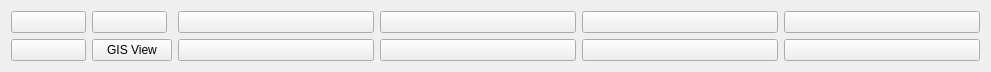
  <widget class="QWidget" name="layoutWidget">
   <property name="geometry">
    <rect>
     <x>20</x>
     <y>123</y>
     <width>991</width>
     <height>67</height>
    </rect>
   </property>
   <property name="locale">
    <locale language="English" country="UnitedKingdom"/>
   </property>
   <layout class="QGridLayout" name="gridLayout">
    <item row="0" column="7">
     <widget class="QPushButton" name="pushButton_save">
      <property name="font">
       <font>
        <pointsize>9</pointsize>
       </font>
      </property>
      <property name="toolTip">
       <string>Save</string>
      </property>
      <property name="locale">
       <locale language="English" country="UnitedKingdom"/>
      </property>
      <property name="text">
       <string/>
      </property>
      <property name="icon">
       <iconset resource="../../resources/resources.qrc">
        <normaloff>:/icons/b_save.png</normaloff>:/icons/b_save.png</iconset>
      </property>
      <property name="autoDefault">
       <bool>false</bool>
      </property>
     </widget>
    </item>
    <item row="0" column="6">
     <widget class="QPushButton" name="pushButton_new_rec">
      <property name="font">
       <font>
        <pointsize>9</pointsize>
       </font>
      </property>
      <property name="toolTip">
       <string>New record</string>
      </property>
      <property name="locale">
       <locale language="English" country="UnitedKingdom"/>
      </property>
      <property name="text">
       <string/>
      </property>
      <property name="icon">
       <iconset resource="../../resources/resources.qrc">
        <normaloff>:/icons/newrec.png</normaloff>:/icons/newrec.png</iconset>
      </property>
     </widget>
    </item>
    <item row="0" column="5">
     <widget class="QPushButton" name="pushButton_last_rec">
      <property name="toolTip">
       <string>Last rec</string>
      </property>
      <property name="locale">
       <locale language="English" country="UnitedKingdom"/>
      </property>
      <property name="text">
       <string/>
      </property>
      <property name="icon">
       <iconset resource="../../resources/resources.qrc">
        <normaloff>:/icons/7_rightArrows.png</normaloff>:/icons/7_rightArrows.png</iconset>
      </property>
     </widget>
    </item>
    <item row="1" column="5">
     <widget class="QPushButton" name="pushButton_search_go">
      <property name="font">
       <font>
        <pointsize>9</pointsize>
       </font>
      </property>
      <property name="toolTip">
       <string>search !!!</string>
      </property>
      <property name="locale">
       <locale language="English" country="UnitedKingdom"/>
      </property>
      <property name="text">
       <string/>
      </property>
      <property name="icon">
       <iconset resource="../../resources/resources.qrc">
        <normaloff>:/icons/search.png</normaloff>:/icons/search.png</iconset>
      </property>
     </widget>
    </item>
    <item row="1" column="6">
     <widget class="QPushButton" name="pushButton_sort">
      <property name="font">
       <font>
        <pointsize>9</pointsize>
       </font>
      </property>
      <property name="toolTip">
       <string>Order by</string>
      </property>
      <property name="locale">
       <locale language="English" country="UnitedKingdom"/>
      </property>
      <property name="text">
       <string/>
      </property>
      <property name="icon">
       <iconset resource="../../resources/resources.qrc">
        <normaloff>:/icons/sort.png</normaloff>:/icons/sort.png</iconset>
      </property>
     </widget>
    </item>
    <item row="1" column="7">
     <widget class="QPushButton" name="pushButton_view_all">
      <property name="font">
       <font>
        <pointsize>9</pointsize>
       </font>
      </property>
      <property name="toolTip">
       <string>View alls records</string>
      </property>
      <property name="locale">
       <locale language="English" country="UnitedKingdom"/>
      </property>
      <property name="text">
       <string/>
      </property>
      <property name="icon">
       <iconset resource="../../resources/resources.qrc">
        <normaloff>:/icons/view_all.png</normaloff>:/icons/view_all.png</iconset>
      </property>
     </widget>
    </item>
    <item row="1" column="4">
     <widget class="QPushButton" name="pushButton_new_search">
      <property name="font">
       <font>
        <pointsize>9</pointsize>
       </font>
      </property>
      <property name="toolTip">
       <string>new search</string>
      </property>
      <property name="locale">
       <locale language="English" country="UnitedKingdom"/>
      </property>
      <property name="text">
       <string/>
      </property>
      <property name="icon">
       <iconset resource="../../resources/resources.qrc">
        <normaloff>:/icons/new_search.png</normaloff>:/icons/new_search.png</iconset>
      </property>
     </widget>
    </item>
    <item row="1" column="2">
     <widget class="QPushButton" name="pushButton_delete">
      <property name="maximumSize">
       <size>
        <width>75</width>
        <height>16777215</height>
       </size>
      </property>
      <property name="font">
       <font>
        <pointsize>9</pointsize>
       </font>
      </property>
      <property name="toolTip">
       <string>Delete record</string>
      </property>
      <property name="locale">
       <locale language="English" country="UnitedKingdom"/>
      </property>
      <property name="text">
       <string/>
      </property>
      <property name="icon">
       <iconset resource="../../resources/resources.qrc">
        <normaloff>:/icons/delete.png</normaloff>:/icons/delete.png</iconset>
      </property>
     </widget>
    </item>
    <item row="0" column="2">
     <widget class="QPushButton" name="pushButton_first_rec">
      <property name="toolTip">
       <string>First rec</string>
      </property>
      <property name="locale">
       <locale language="English" country="UnitedKingdom"/>
      </property>
      <property name="text">
       <string/>
      </property>
      <property name="icon">
       <iconset resource="../../resources/resources.qrc">
        <normaloff>:/icons/5_leftArrows.png</normaloff>:/icons/5_leftArrows.png</iconset>
      </property>
     </widget>
    </item>
    <item row="0" column="3">
     <widget class="QPushButton" name="pushButton_prev_rec">
      <property name="maximumSize">
       <size>
        <width>75</width>
        <height>16777215</height>
       </size>
      </property>
      <property name="toolTip">
       <string>Prev rec</string>
      </property>
      <property name="locale">
       <locale language="English" country="UnitedKingdom"/>
      </property>
      <property name="text">
       <string/>
      </property>
      <property name="icon">
       <iconset resource="../../resources/resources.qrc">
        <normaloff>:/icons/4_leftArrow.png</normaloff>:/icons/4_leftArrow.png</iconset>
      </property>
     </widget>
    </item>
    <item row="0" column="4">
     <widget class="QPushButton" name="pushButton_next_rec">
      <property name="toolTip">
       <string>Next rec</string>
      </property>
      <property name="locale">
       <locale language="English" country="UnitedKingdom"/>
      </property>
      <property name="text">
       <string/>
      </property>
      <property name="icon">
       <iconset>
        <normaloff>:/images/6_rightArrow.png</normaloff>
        <normalon>:/icons/6_rightArrow.png</normalon>:/images/6_rightArrow.png</iconset>
      </property>
     </widget>
    </item>
    <item row="1" column="3">
     <widget class="QPushButton" name="toolButtonGis">
      <property name="text">
       <string>GIS View</string>
      </property>
      <property name="checkable">
       <bool>true</bool>
      </property>
      <property name="checked">
       <bool>false</bool>
      </property>
     </widget>
    </item>
   </layout>
  </widget>
